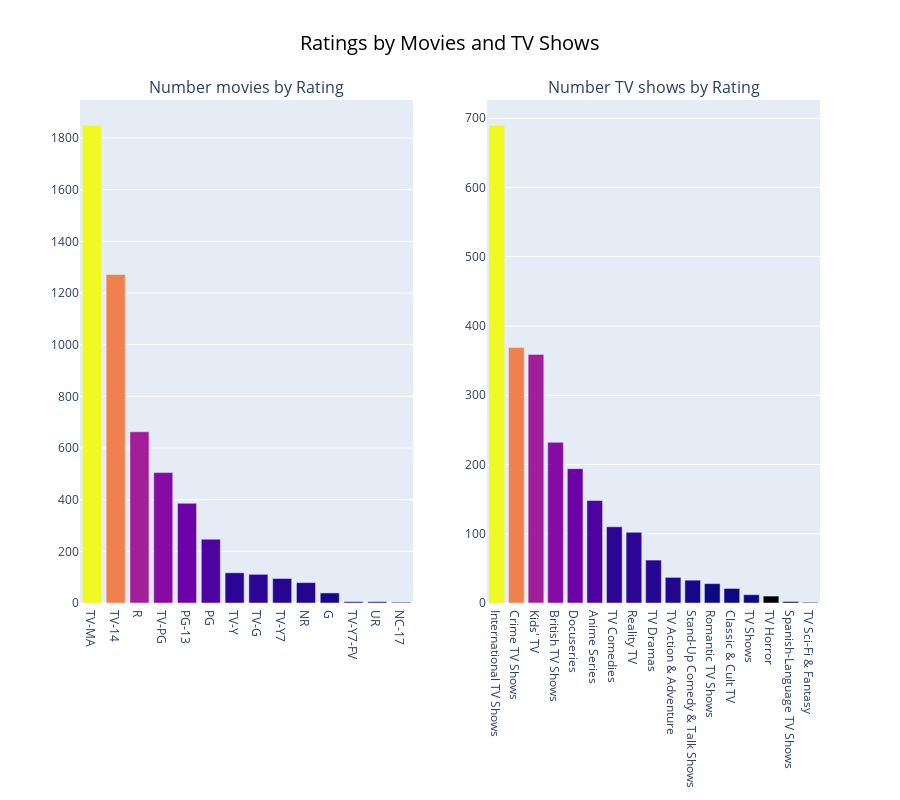

Notebook cell for this chart:
### Code cell
B = df[df['type']=='Movie']['rating'].value_counts()
B = B.reset_index()
B.columns=['rating','Count']
C = df[df['type']=='TV Show']['genre'].value_counts()
C = C.reset_index()
C.columns=['rating','Count']

plt.figure(figsize=(18,6.5))
fig = make_subplots(rows=1,cols=2,subplot_titles=('Number movies by Rating', 'Number TV shows by Rating'))
sns.set_style('whitegrid')

fig.add_trace(
    go.Bar(x=B['rating'],y=B['Count'],marker=dict(color=B['Count'])),row=1,col=1)

fig.add_trace(go.Bar(x=C['rating'],y=C['Count'],marker=dict(color=B['Count'])),row=1,col=2)
fig.update_yaxes(mirror=True)
fig.update_layout(title=dict(text='Ratings by Movies and TV Shows',x=0.5,font=dict(size=20, color='black')),height=800,
                  showlegend=False)
fig.show()

### Figure 1 — Plotly figure (JSON) as saved in the notebook; plotly's stock layout.template omitted (floating-point values rounded to 4 significant figures)
{"data": [{"marker": {"color": [1850, 1272, 663, 505, 386, 247, 117, 111, 95, 79, 39, 5, 5, 3]}, "type": "bar", "x": ["TV-MA", "TV-14", "R", "TV-PG", "PG-13", "PG", "TV-Y", "TV-G", "TV-Y7", "NR", "G", "TV-Y7-FV", "UR", "NC-17"], "xaxis": "x", "y": [1850, 1272, 663, 505, 386, 247, 117, 111, 95, 79, 39, 5, 5, 3], "yaxis": "y"}, {"marker": {"color": [1850, 1272, 663, 505, 386, 247, 117, 111, 95, 79, 39, 5, 5, 3]}, "type": "bar", "x": ["International TV Shows", "Crime TV Shows", "Kids' TV", "British TV Shows", "Docuseries", "Anime Series", "TV Comedies", "Reality TV", "TV Dramas", "TV Action & Adventure", "Stand-Up Comedy & Talk Shows", "Romantic TV Shows", "Classic & Cult TV", "TV Shows", "TV Horror", "Spanish-Language TV Shows", "TV Sci-Fi & Fantasy"], "xaxis": "x2", "y": [690, 369, 359, 232, 194, 148, 110, 102, 62, 37, 33, 28, 21, 12, 10, 2, 1], "yaxis": "y2"}], "layout": {"annotations": [{"font": {"size": 16}, "showarrow": false, "text": "Number movies by Rating", "x": 0.225, "xanchor": "center", "xref": "paper", "y": 1, "yanchor": "bottom", "yref": "paper"}, {"font": {"size": 16}, "showarrow": false, "text": "Number TV shows by Rating", "x": 0.775, "xanchor": "center", "xref": "paper", "y": 1, "yanchor": "bottom", "yref": "paper"}], "height": 800, "showlegend": false, "title": {"font": {"color": "black", "size": 20}, "text": "Ratings by Movies and TV Shows", "x": 0.5}, "xaxis": {"anchor": "y", "domain": [0, 0.45]}, "xaxis2": {"anchor": "y2", "domain": [0.55, 1]}, "yaxis": {"anchor": "x", "domain": [0, 1], "mirror": true}, "yaxis2": {"anchor": "x2", "domain": [0, 1], "mirror": true}}}
